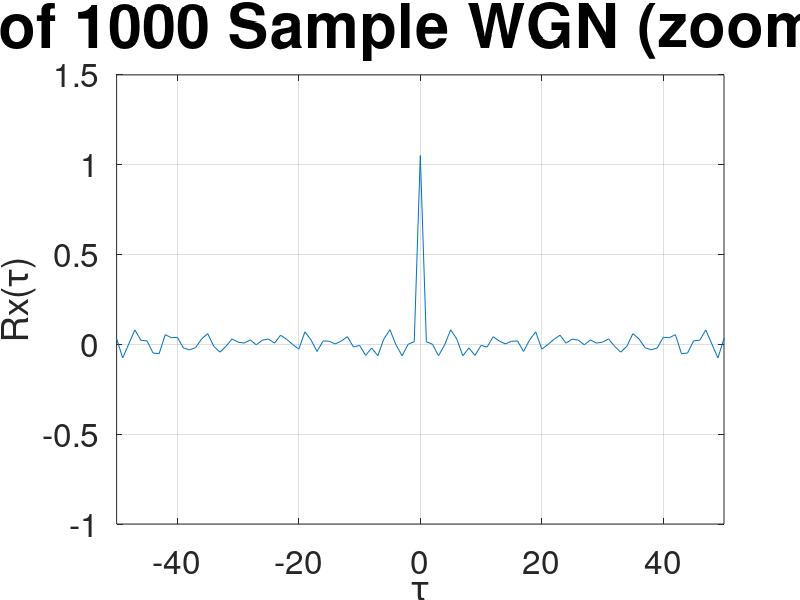

Recreate this plot in MATLAB.
clear all
rng(1)
x = randn(1,1000);

[c, lags] = xcorr(x, 'unbiased')

figure
plot(lags, c)
xlabel('\tau')
ylabel('Rx(\tau)')
set(gca,'FontSize',24)
title('ACF of 1000 Sample WGN (zoomed in)', 'FontSize',44)
grid on
xlim([-50 50])

